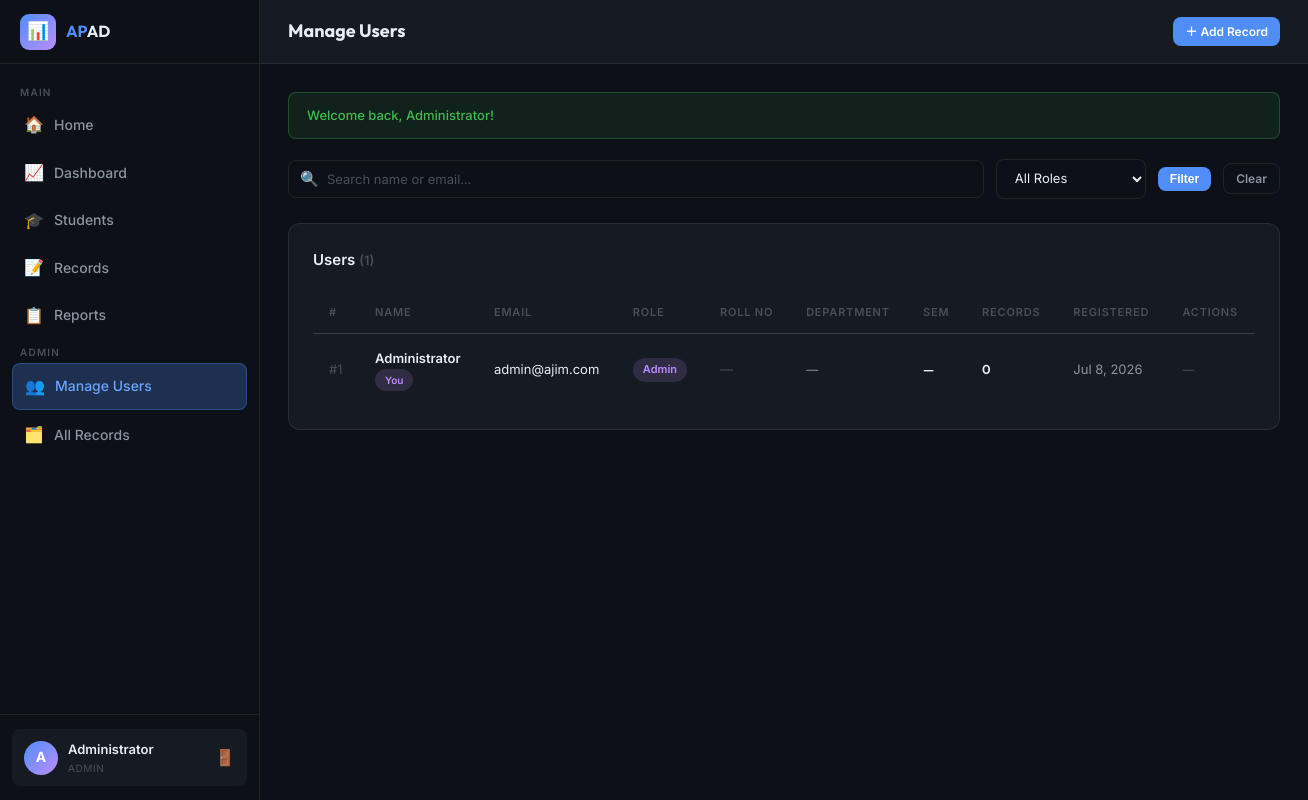
The page /admin/users.php (signed in) on the database its author committed.
### tables this page shows
CREATE TABLE IF NOT EXISTS users (
    id          INT UNSIGNED AUTO_INCREMENT PRIMARY KEY,
    name        VARCHAR(100)        NOT NULL,
    email       VARCHAR(150)        NOT NULL UNIQUE,
    password    VARCHAR(255)        NOT NULL,
    role        ENUM('admin','student') NOT NULL DEFAULT 'student',
    student_id  INT UNSIGNED        DEFAULT NULL,   
    created_at  TIMESTAMP           NOT NULL DEFAULT CURRENT_TIMESTAMP,
    updated_at  TIMESTAMP           NOT NULL DEFAULT CURRENT_TIMESTAMP ON UPDATE CURRENT_TIMESTAMP,
    CONSTRAINT fk_users_student FOREIGN KEY (student_id) REFERENCES students(id) ON DELETE SET NULL
);

### config/session.php (called while the page is built, shortened)
<?php
function isStudent(): bool {
    return isset($_SESSION['role']) && $_SESSION['role'] === 'student';
}
function getFlash(): ?array {
    if (isset($_SESSION['flash'])) {
        $f = $_SESSION['flash'];
        return $f;
    }
    return null;
}
?>

### config/db.php (called while the page is built, shortened)
<?php
function sanitize($conn, $data) {
    return htmlspecialchars(strip_tags($conn->real_escape_string(trim($data))));
}
?>

### admin/users.php (the view, shortened to what this page needs)
<?php
require_once __DIR__ . '/../config/session.php';
require_once __DIR__ . '/../config/db.php';
$activePage = 'admin-users';
$pageTitle  = 'Manage Users';
$search = sanitize($conn, $_GET['q'] ?? '');
$where  = 'WHERE 1=1';
$stmt = $conn->prepare(
    "SELECT u.*,
            s.student_code, s.department, s.semester,
            (SELECT COUNT(*) FROM records WHERE student_id = s.id) AS record_count
     FROM users u
     LEFT JOIN students s ON s.id = u.student_id
     $where
     ORDER BY u.created_at DESC"
);
$stmt->execute();
$users = $stmt->get_result()->fetch_all(MYSQLI_ASSOC);
include __DIR__ . '/../includes/header.php';
?>
<?php $flash = getFlash(); if ($flash): ?>
<div class="alert alert-<?= $flash['type'] ?>" data-dismiss><?= htmlspecialchars($flash['msg']) ?></div>
<?php endif; ?>
<form method="GET" class="filter-bar mb-24">
  <div class="search-box flex-1">
    <span class="search-icon">🔍</span>
    <input type="text" name="q" class="form-control" placeholder="Search name or email…" value="<?= htmlspecialchars($search) ?>">
  </div>
  <select name="role" class="form-control" style="max-width:150px">
    <option value="">All Roles</option>
  </select>
  <button type="submit" class="btn btn-primary btn-sm">Filter</button>
  <a href="/ajim/admin/users.php" class="btn btn-outline btn-sm">Clear</a>
</form>
<div class="card">
  <div class="card-header">
    <div class="card-title">Users <span class="text-muted fw-600" style="font-size:13px">(<?= count($users) ?>)</span></div>
  </div>
  <div class="table-wrapper">
    <table>
      <thead>
        <tr>
          <th>#</th>
          <th>Name</th>
          <th>Email</th>
          <th>Role</th>
          <th>Roll No</th>
          <th>Department</th>
          <th>Sem</th>
          <th>Records</th>
          <th>Registered</th>
          <th>Actions</th>
        </tr>
      </thead>
      <tbody>
        <?php foreach ($users as $u): $isSelf = ($u['id'] == $_SESSION['user_id']); ?>
        <tr>
          <td class="text-muted">#<?= $u['id'] ?></td>
          <td>
            <div class="fw-600"><?= htmlspecialchars($u['name']) ?></div>
            <?php if ($isSelf): ?><span class="badge badge-purple" style="font-size:10px">You</span><?php endif; ?>
          </td>
          <td><?= htmlspecialchars($u['email']) ?></td>
          <td><span class="badge <?= $u['role'] === 'admin' ? 'badge-purple' : 'badge-blue' ?>">
            <?= $u['role'] === 'admin' ? 'Admin' : 'Student' ?></span>
          </td>
          <td>
            <?php if ($u['student_code']): ?>
              <code style="color:#4f8ef7;font-size:12px"><?= htmlspecialchars($u['student_code']) ?></code>
            <?php else: ?>
              <span class="text-muted">—</span>
            <?php endif; ?>
          </td>
          <td class="text-secondary" style="font-size:12px"><?= htmlspecialchars($u['department'] ?? '—') ?></td>
          <td class="table-num"><?= $u['semester'] ? 'Sem ' . $u['semester'] : '—' ?></td>
          <td class="table-num"><?= (int)$u['record_count'] ?></td>
          <td class="text-secondary"><?= date('M j, Y', strtotime($u['created_at'])) ?></td>
          <td>
            <div class="d-flex gap-8" style="flex-wrap:wrap">
              <?php if (!$isSelf): ?>
              <a href="?toggle_role=<?= $u['id'] ?>"
                 class="btn btn-outline btn-sm"
                 onclick="return confirm('Toggle role for <?= htmlspecialchars(addslashes($u['name'])) ?>?')"
                 title="Toggle Role">🔄 Role</a>
              <a href="?delete=<?= $u['id'] ?>"
                 class="btn btn-danger btn-sm btn-icon"
                 onclick="return confirm('Delete user <?= htmlspecialchars(addslashes($u['name'])) ?>?')"
                 title="Delete">🗑️</a>
              <?php else: ?>
              <span class="text-muted" style="font-size:12px">—</span>
              <?php endif; ?>
            </div>
          </td>
        </tr>
        <?php endforeach; ?>
      </tbody>
    </table>
  </div>
</div>
<?php include __DIR__ . '/../includes/footer.php'; ?>

### includes/header.php (shortened to what this page needs)
<?php
require_once __DIR__ . '/../config/session.php';
$activePage = $activePage ?? '';
$pageTitle  = $pageTitle  ?? 'Dashboard';
$userName   = $_SESSION['name']  ?? 'User';
$userRole   = $_SESSION['role']  ?? 'user';
$userInitial = strtoupper(substr($userName, 0, 1));
?>
<!DOCTYPE html>
<html lang="en">
<head>
  <link rel="stylesheet" href="/ajim/assets/css/style.css">
</head>
<body>
<div class="app-wrapper">
  <aside class="sidebar" id="sidebar">
    <div class="sidebar-brand">
      <div class="brand-icon">📊</div>
      <div class="brand-name"><span>AP</span>AD</div>
    </div>
    <nav class="sidebar-nav">
      <span class="nav-section-label">Main</span>
      <a href="/ajim/index.php"
         class="nav-link <?= $activePage === 'home' ? 'active' : '' ?>">
        <span class="nav-icon">🏠</span> Home
      </a>
      <a href="/ajim/dashboard.php"
         class="nav-link <?= $activePage === 'dashboard' ? 'active' : '' ?>">
        <span class="nav-icon">📈</span> Dashboard
      </a>
      <?php if (!isStudent()): ?>
      <a href="/ajim/students/index.php"
         class="nav-link <?= $activePage === 'students' ? 'active' : '' ?>">
        <span class="nav-icon">🎓</span> Students
      </a>
      <?php endif; ?>
      <a href="/ajim/records/index.php"
         class="nav-link <?= $activePage === 'records' ? 'active' : '' ?>">
        <span class="nav-icon">📝</span> Records
      </a>
      <a href="/ajim/reports/index.php"
         class="nav-link <?= $activePage === 'reports' ? 'active' : '' ?>">
        <span class="nav-icon">📋</span> Reports
      </a>
      <?php if ($userRole === 'admin'): ?>
      <span class="nav-section-label">Admin</span>
      <a href="/ajim/admin/users.php"
         class="nav-link <?= $activePage === 'admin-users' ? 'active' : '' ?>">
        <span class="nav-icon">👥</span> Manage Users
      </a>
      <a href="/ajim/admin/all_records.php"
         class="nav-link <?= $activePage === 'admin-records' ? 'active' : '' ?>">
        <span class="nav-icon">🗂️</span> All Records
      </a>
      <?php endif; ?>
    </nav>
    <div class="sidebar-footer">
      <div class="user-pill">
        <div class="user-avatar"><?= $userInitial ?></div>
        <div class="user-info">
          <div class="user-name"><?= htmlspecialchars($userName) ?></div>
          <div class="user-role"><?= htmlspecialchars($userRole) ?></div>
        </div>
        <a href="/ajim/auth/logout.php" class="logout-btn" title="Logout">🚪</a>
      </div>
    </div>
  </aside>
  <div class="main-content">
    <header class="top-header">
      <div class="d-flex align-center gap-12">
        <h1 class="page-title"><?= htmlspecialchars($pageTitle) ?></h1>
      </div>
      <div class="header-actions">
        <?php if (!isStudent()): ?>
        <a href="/ajim/records/create.php" class="btn btn-primary btn-sm">
          ＋ Add Record
        </a>
        <?php endif; ?>
      </div>
    </header>
    <main class="page-body">

### includes/footer.php (shortened to what this page needs)
    </main>
  </div>
</div>
</body>
</html>

### rows shown on the page
users: id "1", name "Administrator", shows "You", email "admin@ajim.com", role "Admin", department "—", record_count "0", created_at "Jul 8, 2026"

### other values the page prints
$userInitial "A"
$userName "Administrator"
$userRole "ADMIN"
$pageTitle "Manage Users"
$flash['msg'] "Welcome back, Administrator!"
count($users) "1"
